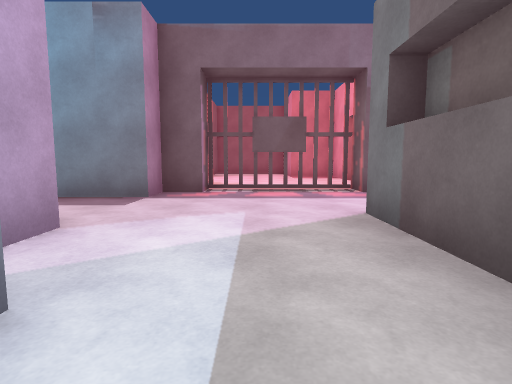
view 1 (above)

20 first-person views from a walk through a Unity game level. The camera is 1.2 m above the floor, tilts 6° down and sees 80° across. Doors are open. The floor is counted in squares, 2 m on a side. Each view is taken from the middle of a square. On the plan, view 1 faces up. The plan holds only what a view shows up to about 9 squares ahead; the rest is blank. The place goes on beyond the plan. The player is left out. Surface patterns are stand-ins for the level's own textures.

view 2
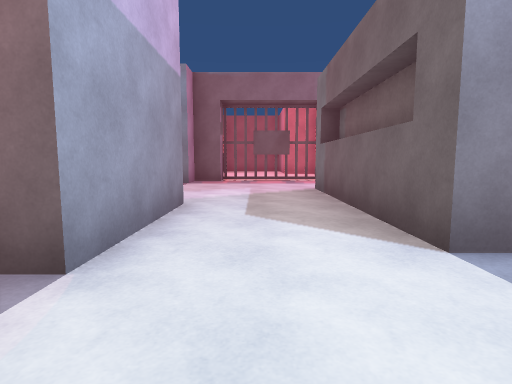

view 3
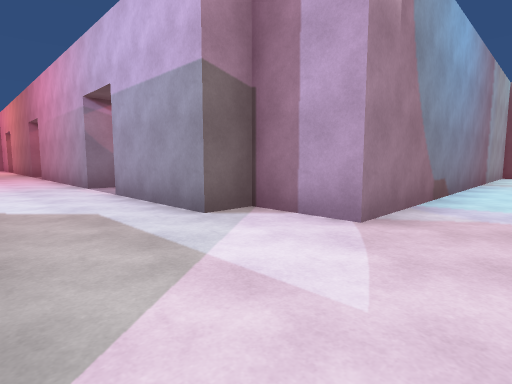

view 4
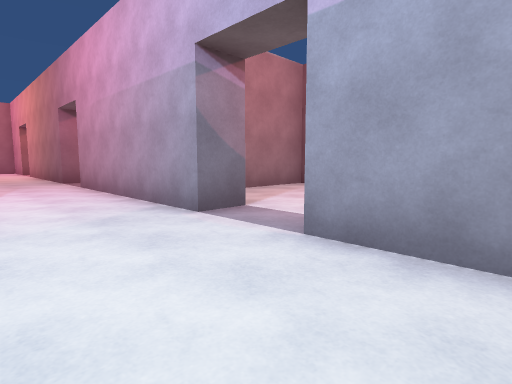

view 5
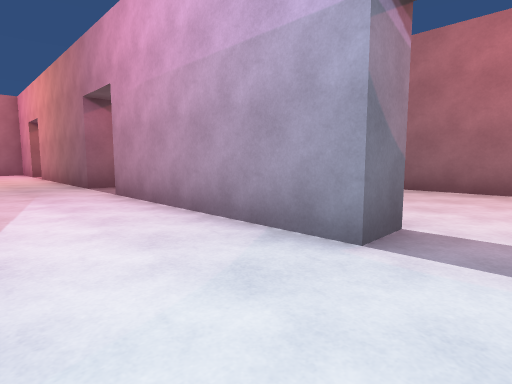

view 6
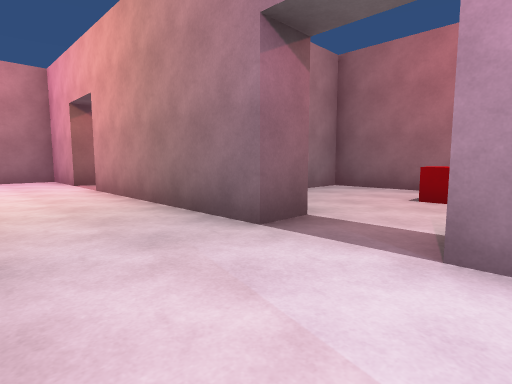

view 7
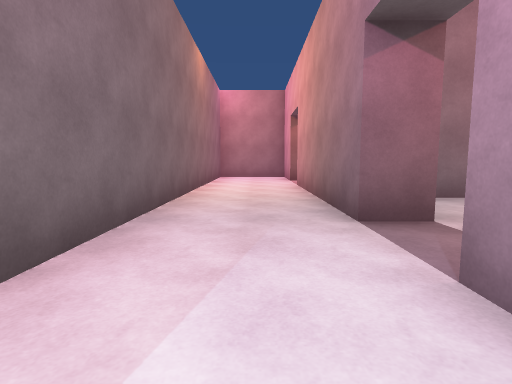

view 8
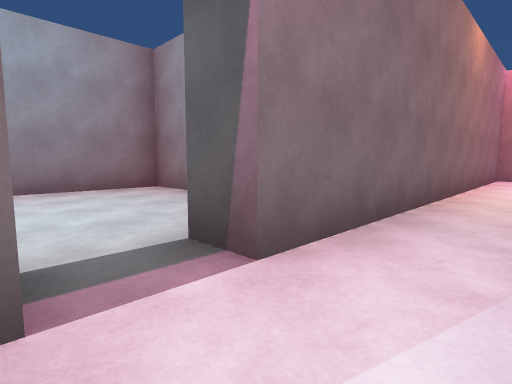

view 9
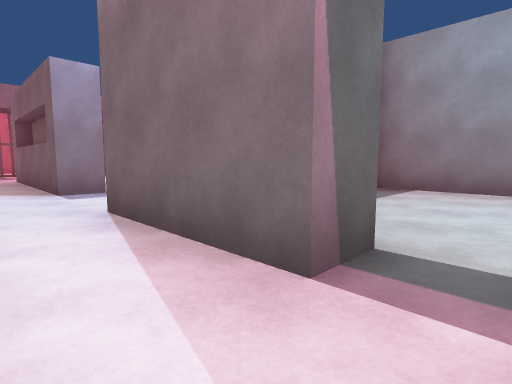

view 10
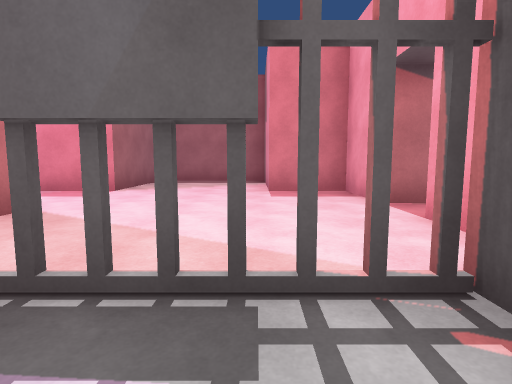

view 11
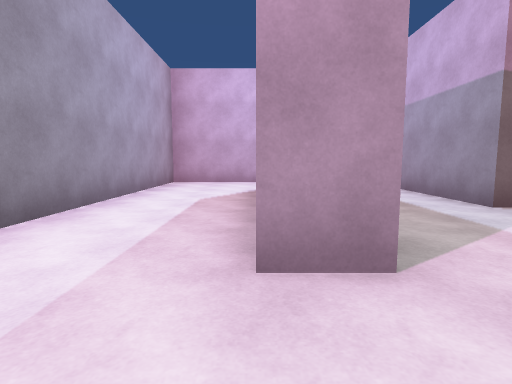

view 12
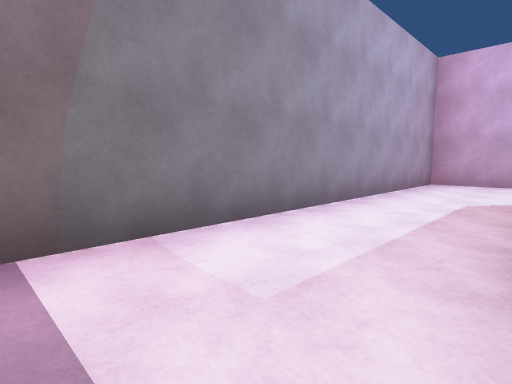

view 13
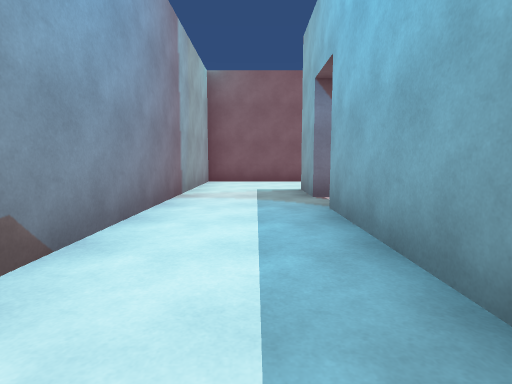

view 14
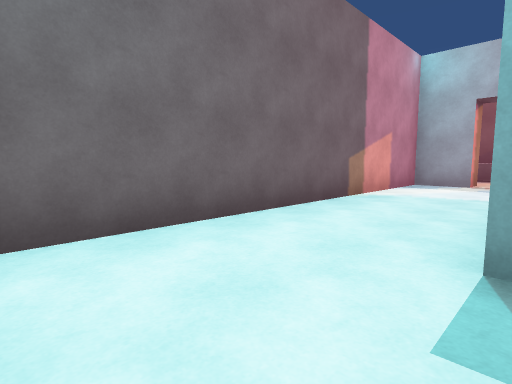

view 15
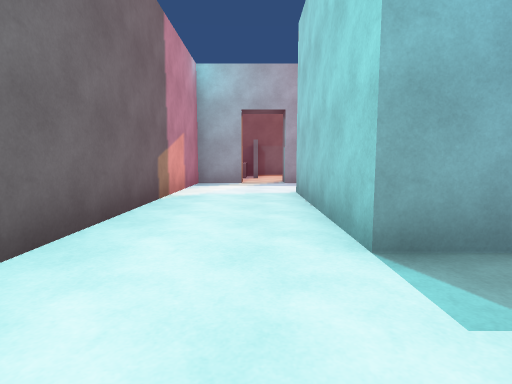

view 16
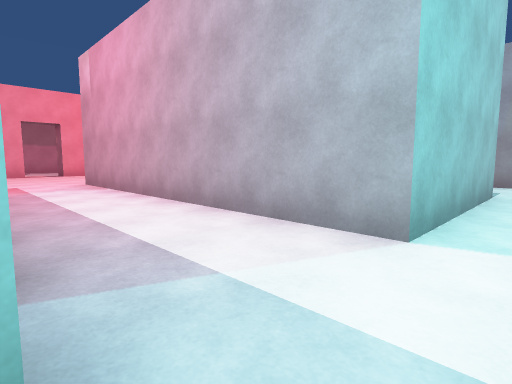

view 17
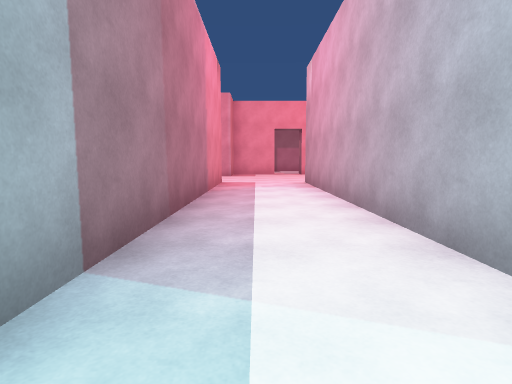

view 18
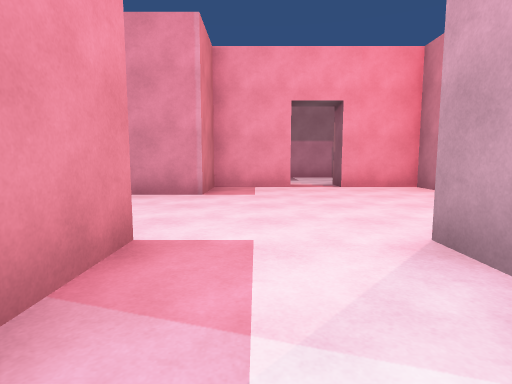

view 19
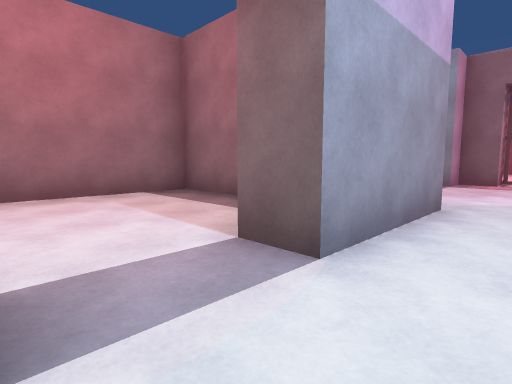

view 20
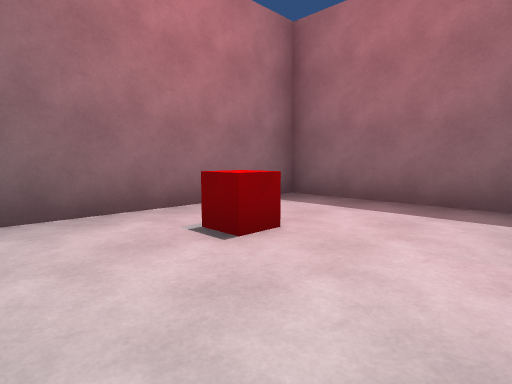

### Floor plan
Points are (right, up) in squares from view 1. A wall is a line through its corners. A room is listed if a view was taken in it or the views show most of it. See-through windows are left out.
Room 1 (views 1, 2, 3, 4, 5, 6, 7, 8, 9, 10, 13, 14, 15, 19)
walls: (-1.9, -2.9) (-1, -2.9) (-1, -7.5); (1.3, -1.1) (1.3, 3.4); (1.3, -6.1) (1.3, -3.2); (-1, -8.9) (-1, -13.5); (-1, 5.7) (-1.7, 5.7) (-1.7, 4.9) (-6.9, 4.9); (2, 6.3) (-0.1, 6.3); (-7.9, 4.9) (-9.2, 4.9); (-11.5, 4.4) (-11.5, 2.7) (-1.7, 2.7) (-1.7, 1.2) (-1, 1.2) (-1, -1.4) (-1.8, -1.4); (-1.5, -14.9) (-1, -14.9) (-1, -16.8) (1.3, -16.8) (1.3, -7.3)
ways out: opening at (2, -2.5) to room 2; opening at (2, 4.5) to room 2; opening at (-10.5, 5) to room 3; gap at (0.5, 6) to room 3; open door at (-1, -8.5) to room 4; opening at (-1, -2) to room 5; opening at (-1, -14); opening at (2, -7)
Room 2 (views 11, 12)
walls: (2.1, -1.1) (1.3, -1.1); (1.3, 3.4) (2, 3.4); (2, -3.3) (4.2, -3.3) (4.2, 4.9)
ways out: opening at (2, -2.5) to room 1; opening at (2, 4.5) to room 1
Room 3 (views 16, 17, 18)
walls: (-1.7, 13.2) (-1.7, 10.9) (-9.2, 10.9) (-9.2, 11.5); (2, 6.4) (2.8, 6.4) (2.8, 8.1); (-9.2, 4.9) (-9.2, 8.7) (-1.8, 8.7); (2.8, 9.2) (2.8, 10.9) (1.3, 10.9) (1.3, 13.5); (-10.4, 11.8) (-10.4, 10.9) (-11.5, 10.9) (-11.5, 4.4); (1.2, 13.9) (-1.4, 13.9)
ways out: opening at (-10.5, 5) to room 1; gap at (0.5, 6) to room 1; opening at (-10, 11); opening at (3, 9)
Room 4 (view 20)
walls: (-1.9, -8.9) (-1, -8.9); (-2.4, -5.6) (-5.5, -5.6) (-5.5, -10.8) (-2.8, -10.8)
ways out: open door at (-1, -8.5) to room 1
objects: red cube (-4, -8)
Room 5 (no view inside)
walls: (-3.8, 0.4) (-5.5, 0.4) (-5.5, -4.8) (-3.5, -4.8)
ways out: opening at (-1, -2) to room 1

Positions as (right, up) in squares from view 1, and headings:
1: (0, 0), facing up
2: (0, -3), facing up
3: (1, 4), facing down-left
4: (1, 0), facing down-left
5: (1, -2), facing down-left
6: (1, -7), facing down-left
7: (0, -6), facing down
8: (0, -6), facing down-right
9: (0, -7), facing up-right
10: (1, 5), facing up
11: (2, 5), facing down
12: (2, 5), facing down-right
13: (-3, 4), facing left
14: (-9, 3), facing up-left
15: (-10, 3), facing up
16: (-10, 11), facing down-right
17: (-10, 10), facing right
18: (-4, 10), facing right
19: (0, -3), facing up-left
20: (-2, -10), facing up-left
